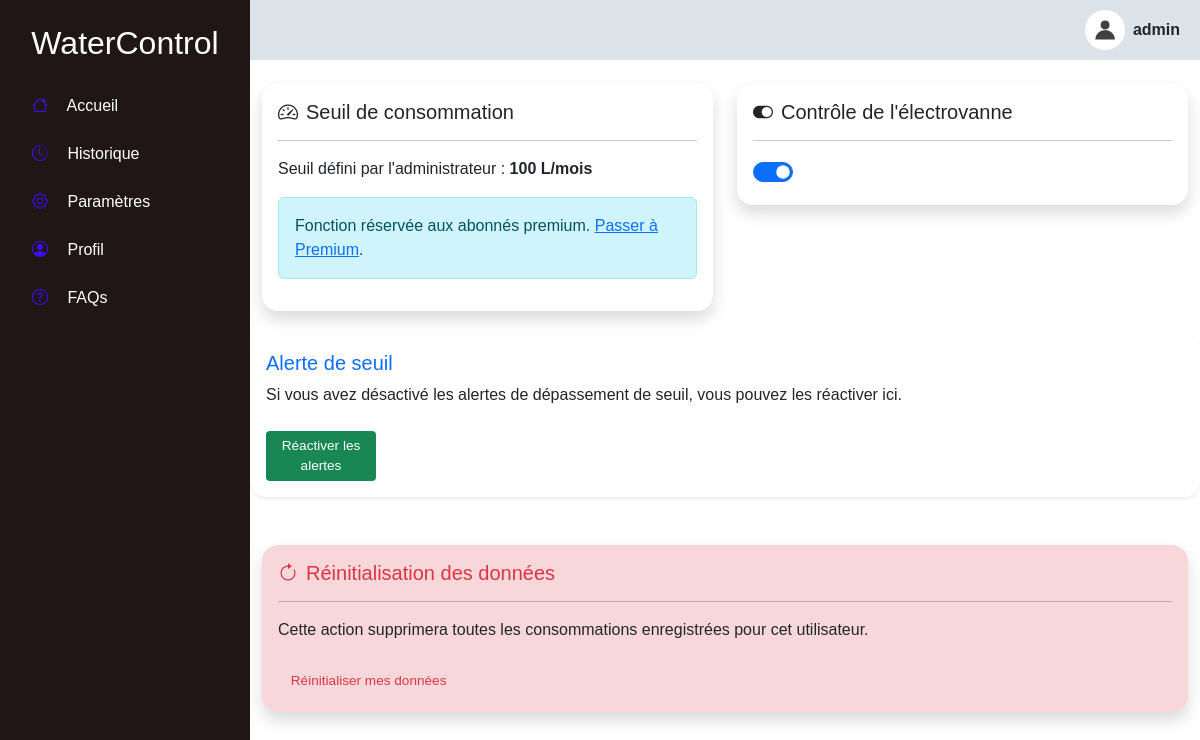
Page /paramètres.php (signed in) on the committed database.
### tables this page shows
CREATE TABLE `utilisateur` (
  `id` int(11) NOT NULL,
  `nom` varchar(255) NOT NULL,
  `adresse` varchar(255) NOT NULL,
  `mail` varchar(255) NOT NULL,
  `password` varchar(255) NOT NULL,
  `image` text NOT NULL,
  `role` enum('admin','user') DEFAULT 'user',
  `can_set_seuil` tinyint(1) DEFAULT 0,
  `can_control_valve` tinyint(1) DEFAULT 0,
  `is_active` tinyint(1) NOT NULL DEFAULT 1,
  `abonnement` enum('gratuit','premium') DEFAULT 'gratuit',
  `date_abonnement` datetime DEFAULT NULL,
  `date_expiration` datetime DEFAULT NULL
);

CREATE TABLE `seuils` (
  `id` int(11) NOT NULL,
  `seuil` int(11) DEFAULT NULL,
  `utilisateur_id` int(11) DEFAULT NULL
);

CREATE TABLE `vanne_statut` (
  `id` int(11) NOT NULL,
  `statut` tinyint(1) NOT NULL,
  `updated_at` timestamp NOT NULL DEFAULT current_timestamp() ON UPDATE current_timestamp(),
  `utilisateur_id` int(11) NOT NULL
);

### paramètres.php (the view, shortened to what this page needs)
<?php
include 'config.php';
$pdo = new PDO('mysql:host=localhost;dbname=watercontrol', 'root', '');
$query = $pdo->prepare("SELECT nom, image FROM utilisateur WHERE id = :id");
$query->bindParam(':id', $_SESSION['user_id']);
$query->execute();
$user = $query->fetch(PDO::FETCH_ASSOC);
$utilisateur_id = $_SESSION['user_id'];
$droits_stmt = $conn->prepare("SELECT can_set_seuil, can_control_valve, abonnement FROM utilisateur WHERE id = ?");
$droits_stmt->bind_param("i", $utilisateur_id);
$droits_stmt->execute();
$droits_stmt->bind_result($can_set_seuil, $can_control_valve, $abonnement);
$seuil_query = "SELECT seuil FROM seuils WHERE id = 1";
$seuil_result = $conn->query($seuil_query);
$seuil_row = $seuil_result->fetch_assoc();
$seuil = $seuil_row ? $seuil_row['seuil'] : 1000;
$query_vanne = "SELECT statut FROM vanne_statut WHERE id = 1";
$stmt_vanne = $conn->prepare($query_vanne);
$stmt_vanne->execute();
$stmt_vanne->bind_result($valveStatus);
?>
<!DOCTYPE html>
<html lang="fr">
<head>
  <link href="https://cdn.jsdelivr.net/npm/bootstrap@5.3.3/dist/css/bootstrap.min.css" rel="stylesheet"/>
  <link rel="stylesheet" href="assets/fontawesome/css/all.min.css"/>
  <link rel="stylesheet" href="https://cdn.jsdelivr.net/npm/bootstrap-icons@1.11.3/font/bootstrap-icons.min.css"/>
</head>
<body class="bg-tertiary text-dark">
  <nav id="sidebar" class="sidebar py-4 px-3">
    <h2 class="text-center text-white mb-4">WaterControl</h2>
    <ul class="nav flex-column">
      <li class="nav-item mb-2"><a href="accueil.php" class="nav-link"><i class="bi bi-house"></i> Accueil</a></li>
      <li class="nav-item mb-2"><a href="historique.php" class="nav-link"><i class="bi bi-clock-history"></i> Historique</a></li>
      <li class="nav-item mb-2"><a href="paramètres.php" class="nav-link"><i class="bi bi-gear"></i> Paramètres</a></li>
      <li class="nav-item mb-2"><a href="profil.php" class="nav-link"><i class="bi bi-person-circle"></i> Profil</a></li>
      <li class="nav-item mb-2"><a href="faq.php" class="nav-link"><i class="bi bi-question-circle"></i> FAQs</a></li>
    </ul>
  </nav>
  <div class="content-wrapper">
    <div class="top-navbar d-flex justify-content-between align-items-center">
      <div class="profile-dropdown d-flex align-items-center gap-2">
      <img src="uploaded_img/<?php echo !empty($user['image']) ? htmlspecialchars($user['image']) : 'avatar.jpg'; ?>" alt="Avatar" id="profileToggle" />
        <div class="position-relative">
          <span class="fw-semibold"><?php echo htmlspecialchars($user['nom']); ?></span>
        </div>
      </div>
    </div>
  <main class="container py-4">
  <div class="row g-4">
    <div class="col-lg-6">
      <div class="card shadow rounded-4 border-0">
        <div class="card-body">
          <h5 class="card-title"><i class="bi bi-speedometer2 me-2"></i>Seuil de consommation</h5>
          <hr>
          <form method="POST">
          <?php if ($can_set_seuil && $abonnement !== 'gratuit'): ?>
              <label for="flow-threshold" class="form-label">Modifier le seuil (L/mois)</label>
              <input type="range" class="form-range" id="flow-threshold" name="flow-threshold" min="100" max="5000" step="50" value="<?= $seuil ?>" oninput="updateFlowValue(this.value)">
              <p class="mt-2">Valeur actuelle : <strong><span id="flow-value"><?= $seuil ?></span> L/mois</strong></p>
              <button type="submit" class="btn btn-primary mt-3">Mettre à jour</button>
              <?php elseif ($abonnement === 'gratuit'): ?>
              <p>Seuil défini par l'administrateur : <strong><?= $seuil ?> L/mois</strong></p>
              <div class="alert alert-info mt-2">
                Fonction réservée aux abonnés premium. <a href="abonnement.php" class="text-decoration-underline">Passer à Premium</a>.
              </div>
            <?php else: ?>
            <p>Seuil défini par l'administrateur : <strong><?= $seuil ?> L/mois</strong></p>
            <div class="alert alert-warning mt-2">Vous n'avez pas l'autorisation de modifier le seuil.</div>
            <?php endif; ?>
          </form>
        </div>
      </div>
    </div>
    <div class="col-lg-6">
      <div class="card shadow rounded-4 border-0">
        <div class="card-body">
          <h5 class="card-title"><i class="bi bi-toggle-on me-2"></i>Contrôle de l'électrovanne</h5>
          <hr>
          <div class="form-check form-switch fs-5">
            <input class="form-check-input" type="checkbox" id="valve-control" <?= $valveStatus == 1 ? 'checked' : '' ?> <?= !$can_control_valve ? 'disabled' : '' ?>>
            <label class="form-check-label ms-2" for="valve-control">Activer/Désactiver</label>
          </div>
        </div>
      </div>
    </div>
        <div class="card shadow-sm border-0 rounded-4 p-3 mb-4">
      <h5 class="card-title text-primary">Alerte de seuil</h5>
      <p>Si vous avez désactivé les alertes de dépassement de seuil, vous pouvez les réactiver ici.</p>
      <button style="width: 110px;" class="btn btn-success " onclick="reactiverAlertes()">Réactiver les alertes</button>
      </div>
    <div class="col-12">
      <div class="card shadow rounded-4 border-0 bg-danger-subtle">
        <div class="card-body">
          <h5 class="card-title text-danger"><i class="bi bi-arrow-clockwise me-2"></i>Réinitialisation des données</h5>
          <hr>
          <p class="mb-3">Cette action supprimera toutes les consommations enregistrées pour cet utilisateur.</p>
          <form method="POST" action="reset_data.php" onsubmit="return confirm('Confirmer la réinitialisation de vos données ?');">
            <button type="submit" class="btn btn-outline-danger">Réinitialiser mes données</button>
          </form>
        </div>
      </div>
    </div>
  </div>
  </div>
<?php include 'alert.php'; ?>
</body>
</html>

### paramètres.php (style rules this page uses)
.sidebar { min-height: 100vh; background-color: rgb(32, 22, 22); transition: transform 0.3s ease; position: fixed; top: 0; left: 0; width: 250px; z-index: 1040; }
body { font-family: Arial, sans-serif; }
.sidebar a { color: white; text-decoration: none; }
.sidebar i { color: rgb(64, 14, 244); margin-right: 15px; }
.top-navbar { position: sticky; top: 0; background-color: rgb(220, 227, 232); padding: 10px 20px; z-index: 1020; }
.content-wrapper { margin-left: 250px; transition: margin 0.3s ease; }
.profile-dropdown { position: relative; }
.profile-dropdown img { width: 40px; height: 40px; border-radius: 50%; cursor: pointer; object-fit: cover; }
.form-label, .form-check-label { color: white; }

### alert.php (style rules this page uses)
.btn { display: inline-block; margin: 0.5rem 0.5rem 0 0; padding: 0.3rem 0.8rem; font-size: 0.85rem; border: none; border-radius: 4px; cursor: pointer; }
body { margin-bottom: 80px; }

### rows in the picture
utilisateur: nom "admin"
seuils: seuil "100"
vanne_statut: statut "☑"
